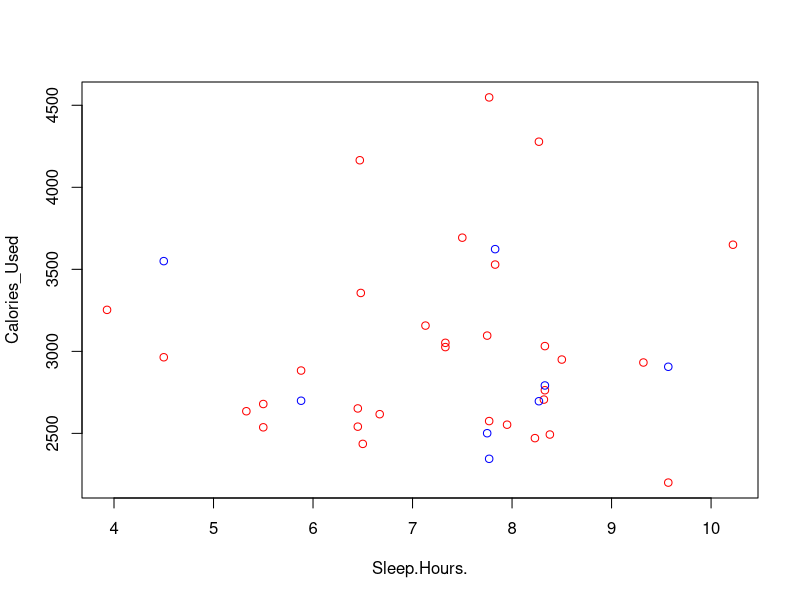
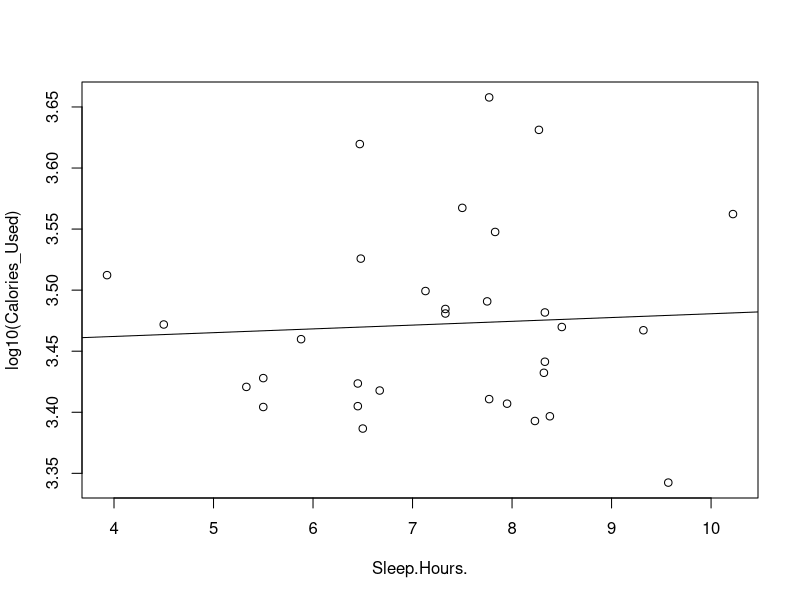

Write R code to recreate these figures, in order.
## ---- chunk 1
knitr::opts_chunk$set(echo = TRUE)
## ---- chunk 2
october_data <- read.table("october_data.txt", header=TRUE)
head(october_data, 5)
## ---- chunk 3
# Student t-test comparing mean of body weight recorded in the second half of the month against the first half of the month.
second_half <- as.Date(october_data$Date, format = "%d/%m/%Y") >= "2025-10-16"
ans <- t.test(october_data$Weight.lbs.[second_half],october_data$Weight.lbs.[!second_half], alternative = "less")
# Mean Values
ans$estimate
# P-value
ans$p.value
## ---- chunk 4
good_sleep <- october_data$Sleep.Hours >= 8
ans <- t.test(october_data$Calories_Used[good_sleep],october_data$Calories_Used[!good_sleep])
# Mean Values
ans$estimate
# P-value
ans$p.value
## ---- chunk 5
ans <- t.test(october_data$Calories_Consumed[good_sleep],october_data$Calories_Consumed[!good_sleep])
# Mean Values
ans$estimate
# P-value
ans$p.value
## ---- chunk 6
plot(Calories_Used~Sleep.Hours., data=october_data, col="red" )
points(Calories_Consumed~Sleep.Hours.,  data=october_data, col="blue")
## ---- chunk 7
plot(log10(Calories_Used)~Sleep.Hours., data=october_data)
abline(lm(log10(Calories_Used)~Sleep.Hours., data=october_data))
## ---- chunk 8
good_sleep <- october_data$Sleep.Hours >= 8
october_data$Sleep.Hours.[good_sleep]
october_data$Caloric_Difference
